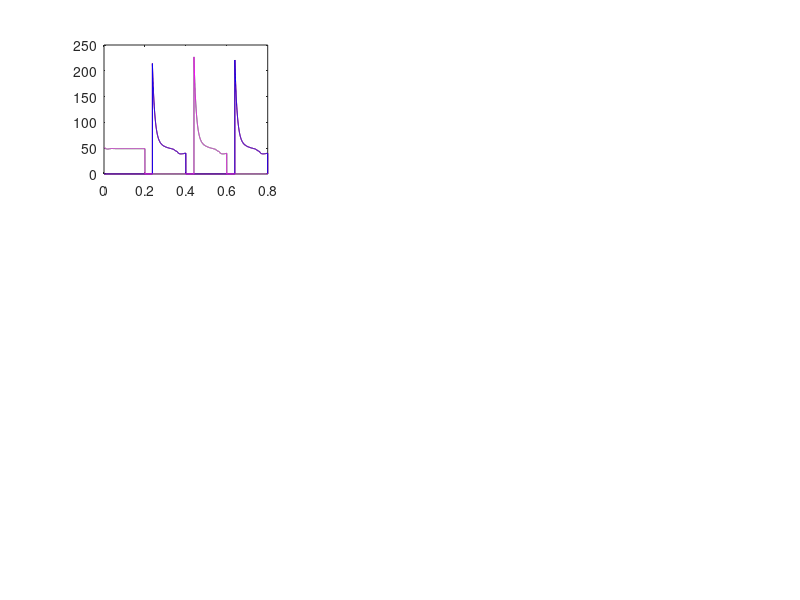

Reproduce this figure in MATLAB. (Note: this script raises an error after producing the figure.)
function quadruped_trot_jump_angle_v2()
    % 四足机器人Trot步态混杂系统仿真（V2 - 修正稳态高度误差 + PID控制）
    
    %% 1. 参数定义（优化支撑性能）
    params = struct();
    params.m = 10;         % 机体质量 (kg)
    params.L1 = 0.08;      % 髋-膝连杆长度 (m)
    params.L2 = 0.07;      % 膝-脚连杆长度 (m)
    params.k = 10000;      % 地面刚度（增强支撑力）
    params.b = 600;        % 地面阻尼（减少震荡）
    params.mu = 0.6;       % 摩擦系数
    params.T = 0.4;        % 步态周期
    params.T_half = 0.2;   % 支撑相持续时间（占比50%）
    params.v = 0.1;        % 目标前进速度 (m/s)
    params.g = 9.81;       % 重力加速度
    params.ff_force_per_leg = (params.m * params.g) / 2.0; % Trot = 2 legs
    params.ff_delta_z = params.ff_force_per_leg / params.k; 
    
    % 物理约束参数
    params.ground_level = 0;      % 地面高度
    params.nominal_height = 0.14; % 标称高度 (m)
    params.hip_range = [-60, 60]; % 髋关节角度范围 (°)
    params.knee_range = [-30, 120];% 膝关节角度范围 (°)
    params.joint_damping = 3;     % 关节阻尼
    params.Kp = 100;              % 关节PD比例增益（增强跟踪）
    params.Kd = 10;               % 关节PD微分增益
    
    % 【新增】高度补偿 PID 增益
    params.Kp_height = 10.0;       % P增益
    params.Ki_height = 0.01;       % I增益
    params.Kd_height = 0.1;        % D增益 

    %% 2. 初始状态 - 12维状态向量
    q0 = zeros(13, 1);
    q0(1) = 0;                     % X初始位置 (m)
    q0(2) = params.nominal_height; % Z初始高度 (m)
    q0(3) = params.v;              % 初始前进速度 (m/s)
    q0(4) = 0;                     % 初始垂直速度 (m/s)
    
    % 初始关节角度 - 第一对角支撑相姿态
    % 传递 0 高度误差, 0 积分, 0 垂直速度
    [LF_hip_des, LF_knee_des] = get_desired_joint(1, true, 0, params, 0, 0, 0); 
    
    % 摆动腿初始化
    RF_hip_des = 0;     RF_knee_des = 19.1;
    LH_hip_des = 0;     LH_knee_des = 19.1;
    [RH_hip_des, RH_knee_des] = get_desired_joint(4, true, 0, params, 0, 0, 0);
    
    q0(5) = LF_hip_des;   q0(6) = LF_knee_des;  % 左前
    q0(7) = RF_hip_des;   q0(8) = RF_knee_des;  % 右前
    q0(9) = LH_hip_des;   q0(10) = LH_knee_des; % 左后
    q0(11) = RH_hip_des;  q0(12) = RH_knee_des; % 右后
    q0(13) = 0;           % 【新增】高度误差积分项的初始值

    %% 3. 仿真配置
    t_span = [0, 0.8];        % 仿真时间
    options = odeset('RelTol',1e-5, 'AbsTol',1e-5, 'MaxStep',0.001);

    %% 4. 运行仿真
    try
        [t, q] = ode45(@(t,q) trot_dynamics_corrected(t,q,params), t_span, q0, options);
    catch ME
        fprintf('仿真失败: %s\n', ME.message);
        fprintf('错误详情: %s\n', ME.getReport);
        return;
    end

    %% 5. 结果可视化
    visualize_trot_results_corrected(t, q, params);
end

%% 步态控制器 - 时间驱动对角交替
function [is_LF_support, is_RF_support, is_LH_support, is_RH_support] = gait_controller(t, params)
    t_in_cycle = mod(t, params.T);  % 周期内归一化时间
    
    if t_in_cycle < params.T_half
        % 第一对角支撑：左前+右后
        is_LF_support = true;
        is_RF_support = false;  
        is_LH_support = false;
        is_RH_support = true;
    else
        % 第二对角支撑：右前+左后
        is_LF_support = false;
        is_RF_support = true;
        is_LH_support = true;
        is_RH_support = false;
    end
end

%% 修正的Trot步态动力学模型
function dq = trot_dynamics_corrected(t, q, params)
    % 解析状态变量
    X = q(1); Z = q(2); dX = q(3); dZ = q(4);
    th_LF_hip = q(5); th_LF_knee = q(6);
    th_RF_hip = q(7); th_RF_knee = q(8);
    th_LH_hip = q(9); th_LH_knee = q(10);
    th_RH_hip = q(11); th_RH_knee = q(12);
    height_error_integral = q(13);

    % 获取支撑状态
    [is_LF_support, is_RF_support, is_LH_support, is_RH_support] = gait_controller(t, params);
    
    % 计算高度误差
    height_error = params.nominal_height - Z;
    
    % 关节控制 (传入 dZ 用于 D 控制)
    [dth_LF_hip, dth_LF_knee] = joint_control(th_LF_hip, th_LF_knee, 1, is_LF_support, t, params, height_error, height_error_integral, dZ);
    [dth_RF_hip, dth_RF_knee] = joint_control(th_RF_hip, th_RF_knee, 2, is_RF_support, t, params, height_error, height_error_integral, dZ);
    [dth_LH_hip, dth_LH_knee] = joint_control(th_LH_hip, th_LH_knee, 3, is_LH_support, t, params, height_error, height_error_integral, dZ);
    [dth_RH_hip, dth_RH_knee] = joint_control(th_RH_hip, th_RH_knee, 4, is_RH_support, t, params, height_error, height_error_integral, dZ);
    
    % 计算接触力
    F_LF = calc_leg_force_with_support(Z, dZ, th_LF_hip, th_LF_knee, is_LF_support, params);
    F_RF = calc_leg_force_with_support(Z, dZ, th_RF_hip, th_RF_knee, is_RF_support, params);
    F_LH = calc_leg_force_with_support(Z, dZ, th_LH_hip, th_LH_knee, is_LH_support, params);
    F_RH = calc_leg_force_with_support(Z, dZ, th_RH_hip, th_RH_knee, is_RH_support, params);
    
    % 质心动力学
    sum_Fx = F_LF(1) + F_RF(1) + F_LH(1) + F_RH(1);
    damping_coeff = 30;
    sum_Fx = sum_Fx - damping_coeff * (dX - params.v);
    
    sum_Fz = F_LF(2) + F_RF(2) + F_LH(2) + F_RH(2);
    
    ddX = sum_Fx / params.m;
    ddZ = (sum_Fz - params.m * params.g) / params.m;
    
    % 组装状态导数
    dq = zeros(13, 1);
    dq(1) = dX;      dq(2) = dZ;
    dq(3) = ddX;     dq(4) = ddZ;
    dq(5) = dth_LF_hip;  dq(6) = dth_LF_knee;
    dq(7) = dth_RF_hip;  dq(8) = dth_RF_knee;
    dq(9) = dth_LH_hip;  dq(10) = dth_LH_knee;
    dq(11) = dth_RH_hip; dq(12) = dth_RH_knee;
    dq(13) = height_error - 1.0 * height_error_integral;  % 【关键】带泄漏的积分器
end

%% 辅助函数：计算脚掌接触深度
function [delta_z, foot_z_absolute] = calc_foot_depth(Z, hip, knee, params)
    L1 = params.L1; L2 = params.L2;
    hip_rad = deg2rad(hip); knee_rad = deg2rad(knee);
    foot_z_relative = L1 * cos(hip_rad) + L2 * cos(hip_rad + knee_rad);
    foot_z_absolute = Z - foot_z_relative;
    delta_z = max(0, -foot_z_absolute);
end

%% 辅助函数：计算单腿接触力
function F = calc_leg_force_with_support(Z, dZ, hip, knee, is_support, params)
    F = [0, 0];
    if is_support
        [delta_z, ~] = calc_foot_depth(Z, hip, knee, params);
        if delta_z > 0
            Fz = params.k * delta_z - params.b * dZ;
            Fz = max(Fz, 0);
            Fx = params.mu * Fz;
            F = [Fx, Fz];
        end
    end
end

%% 辅助函数：关节PD控制
function dth = pd_control(th, th_des, params)
    error = th_des - th;
    dth = params.Kp * error;
    dth = clamp(dth, -250, 250);
end

%% 辅助函数：关节控制 wrapper
function [dth_hip, dth_knee] = joint_control(th_hip, th_knee, leg_id, is_support, t, params, height_error, height_error_integral, dZ)
    [hip_des, knee_des] = get_desired_joint(leg_id, is_support, t, params, height_error, height_error_integral, dZ);
    dth_hip = pd_control(th_hip, hip_des, params);
    dth_knee = pd_control(th_knee, knee_des, params);
end

%% 【核心】获取关节期望角度 (含 PID 高度控制)
function [hip_des, knee_des] = get_desired_joint(leg_id, is_support, t, params, height_error, height_error_integral, dZ)
    t_in_cycle = mod(t, params.T);
    phase = t_in_cycle / params.T;
    
    if leg_id == 1 || leg_id == 4; phase_offset = 0; else; phase_offset = 0.5; end
    phase_adj = mod(phase + phase_offset, 1.0);
    
    if is_support
        % --- 支撑相 ---
        hip_swing = 3 * sin(2 * pi * phase_adj);
        hip_des = hip_swing;
        
        % 基础前馈
        equilibrium_length = params.nominal_height + params.ff_delta_z*1.05;
        
        % PID 控制
        P_term = params.Kp_height * height_error;
        I_term = params.Ki_height * height_error_integral;
        D_term = params.Kd_height * (-dZ); % D项
        
        % Anti-Windup
        max_I = 0.005; 
        I_term = clamp(I_term, -max_I, max_I);
        
        desired_leg_length = equilibrium_length + P_term + I_term + D_term;
            
        % IK
        L1 = params.L1; L2 = params.L2;
        hip_rad = deg2rad(hip_des);
        cos_arg = (desired_leg_length - L1 * cos(hip_rad)) / L2;
        cos_arg = clamp(cos_arg, -0.98, 0.98);
        
        hip_plus_knee_rad = acos(cos_arg);
        knee_rad = hip_plus_knee_rad - hip_rad;
        knee_des = rad2deg(knee_rad);
        
    else
        % --- 摆动相 ---
        swing_phase = (phase_adj - 0.5) / 0.5;
        if swing_phase < 0.2
            lift_ratio = swing_phase / 0.2;
            hip_des = 25 * lift_ratio;
            knee_des = 80 + 40 * lift_ratio;
        elseif swing_phase < 0.5
            swing_ratio = (swing_phase - 0.2) / 0.3;
            hip_des = 25 + 15 * swing_ratio;
            knee_des = 120 - 20 * swing_ratio;
        else
            prepare_ratio = (swing_phase - 0.5) / 0.5;
            hip_start = 40; hip_end = 0;
            knee_start = 100; knee_end = 19.1;
            hip_des = hip_start + (hip_end - hip_start) * prepare_ratio;
            knee_des = knee_start + (knee_end - knee_start) * prepare_ratio;
        end
    end
    
    hip_des = clamp(hip_des, params.hip_range(1), params.hip_range(2));
    knee_des = clamp(knee_des, params.knee_range(1), params.knee_range(2));
end

%% 完整可视化函数
function visualize_trot_results_corrected(t, q, params)
    figure('Name','Trot步态仿真结果（V2-高度修正版）','Position',[100,100,1200,900]);
    
    [F_LF, F_RF, F_LH, F_RH, F_total, support_pattern, ...
     th_LF_hip, th_RF_hip, th_LH_hip, th_RH_hip, ...
     th_LF_knee, th_RF_knee, th_LH_knee, th_RH_knee] = compute_all_data_corrected(t, q, params);
    
    % 1. 接触力
    subplot(3,3,1);
    plot(t, F_LF, 'g-'); hold on; plot(t, F_RF, 'r-');
    plot(t, F_LH, 'b-'); plot(t, F_RH, 'm-');
    yline(50, 'k--'); ylabel('接触力 (N)'); title('各腿垂直接触力');
    legend('LF', 'RF', 'LH', 'RH'); grid on; ylim([0, 150]);
    
    % 2. 机身高度
    subplot(3,3,2);
    plot(t, q(:,2), 'k-', 'LineWidth',2);
    yline(params.nominal_height, 'r--'); ylabel('高度 (m)'); title('机身高度变化');
    grid on; ylim([0.13, 0.15]);
    
    % 3. 总力
    subplot(3,3,3);
    plot(t, F_total, 'm-', 'LineWidth',2); hold on;
    yline(98.1, 'k--'); ylabel('总力 (N)'); title('总支撑力 vs 重力');
    grid on; ylim([80, 120]);
    
    % 4. 支撑模式
    subplot(3,3,4);
    imagesc(t, 1:4, support_pattern);
    colormap([1 1 1; 0.7 0.9 0.7]);
    ylabel('腿编号'); xlabel('时间 (s)'); title('支撑模式');
    yticks(1:4); yticklabels({'LF', 'RF', 'LH', 'RH'});
    
    % 5. 对角力
    subplot(3,3,5);
    plot(t, F_LF+F_RH, 'g-', 'LineWidth',2); hold on;
    plot(t, F_RF+F_LH, 'r-', 'LineWidth',2);
    yline(98.1, 'k--'); ylabel('力 (N)'); title('对角腿合力');
    legend('Diag1', 'Diag2'); grid on; ylim([0, 150]);
    
    % 6. 速度
    subplot(3,3,6);
    plot(t, q(:,3), 'b-'); hold on; plot(t, q(:,4), 'r-');
    yline(params.v, 'g--'); ylabel('速度 (m/s)'); title('机身速度');
    legend('Vx', 'Vz'); grid on;
    
    % 7. 左前腿关节
    subplot(3,3,7);
    plot(t, th_LF_hip, 'g-'); hold on; plot(t, th_LF_knee, 'g--');
    ylabel('角度 (°)'); title('左前腿关节'); legend('Hip', 'Knee'); grid on;
    
    % 8. 右前腿关节
    subplot(3,3,8);
    plot(t, th_RF_hip, 'r-'); hold on; plot(t, th_RF_knee, 'r--');
    ylabel('角度 (°)'); title('右前腿关节'); legend('Hip', 'Knee'); grid on;
    
    % 9. 文字分析
    analyze_trot_performance_corrected(t, F_LF, F_RF, F_LH, F_RH, F_total, q, params);
end

%% 数据重算函数
function [F_LF, F_RF, F_LH, F_RH, F_total, support_pattern, ...
          th_LF_hip, th_RF_hip, th_LH_hip, th_RH_hip, ...
          th_LF_knee, th_RF_knee, th_LH_knee, th_RH_knee] = compute_all_data_corrected(t, q, params)
    
    n = length(t);
    F_LF = zeros(n,1); F_RF = zeros(n,1); F_LH = zeros(n,1); F_RH = zeros(n,1);
    support_pattern = zeros(4, n);
    th_LF_hip = zeros(n,1); th_RF_hip = zeros(n,1); th_LH_hip = zeros(n,1); th_RH_hip = zeros(n,1);
    th_LF_knee = zeros(n,1); th_RF_knee = zeros(n,1); th_LH_knee = zeros(n,1); th_RH_knee = zeros(n,1);
    
    for i = 1:n
        Z = q(i,2); dZ = q(i,4);
        
        th_LF_hip(i) = q(i,5); th_LF_knee(i) = q(i,6);
        th_RF_hip(i) = q(i,7); th_RF_knee(i) = q(i,8);
        th_LH_hip(i) = q(i,9); th_LH_knee(i) = q(i,10);
        th_RH_hip(i) = q(i,11); th_RH_knee(i) = q(i,12);
        
        [is_LF, is_RF, is_LH, is_RH] = gait_controller(t(i), params);
        support_pattern(1,i) = is_LF; support_pattern(2,i) = is_RF;
        support_pattern(3,i) = is_LH; support_pattern(4,i) = is_RH;
        
        f_LF = calc_leg_force_with_support(Z, dZ, th_LF_hip(i), th_LF_knee(i), is_LF, params);
        f_RF = calc_leg_force_with_support(Z, dZ, th_RF_hip(i), th_RF_knee(i), is_RF, params);
        f_LH = calc_leg_force_with_support(Z, dZ, th_LH_hip(i), th_LH_knee(i), is_LH, params);
        f_RH = calc_leg_force_with_support(Z, dZ, th_RH_hip(i), th_RH_knee(i), is_RH, params);
        
        F_LF(i) = f_LF(2); F_RF(i) = f_RF(2);
        F_LH(i) = f_LH(2); F_RH(i) = f_RH(2);
    end
    F_total = F_LF + F_RF + F_LH + F_RH;
end

%% 性能分析文字输出
function analyze_trot_performance_corrected(t, F_LF, F_RF, F_LH, F_RH, F_total, q, params)
    fprintf('=== Trot步态性能分析 (V2) ===\n');
    
    avg_total_force = mean(F_total);
    fprintf('总支撑力分析:\n');
    fprintf('  平均总支撑力: %.1f N\n', avg_total_force);
    fprintf('  机体重力: %.1f N\n', params.m * params.g);
    
    height_std = std(q(:,2));
    fprintf('机身高度稳定性:\n');
    fprintf('  高度均值: %.4f m (目标: %.4f m)\n', mean(q(:,2)), params.nominal_height);
    fprintf('  高度标准差: %.4f m\n', height_std);
    fprintf('======================\n');
end

function y = clamp(x, min_val, max_val)
    y = max(min(x, max_val), min_val);
end